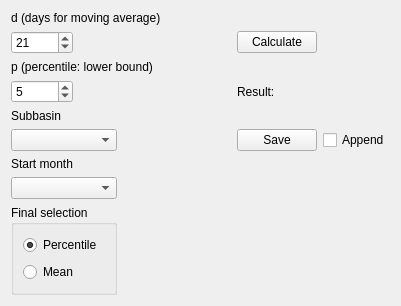
                <widget class="QWidget" name="tab_4">
                 <attribute name="title">
                  <string>dQp</string>
                 </attribute>
                 <layout class="QGridLayout" name="gridLayout_19">
                  <item row="0" column="0" colspan="4">
                   <widget class="QLabel" name="label_18">
                    <property name="text">
                     <string>d (days for moving average)</string>
                    </property>
                   </widget>
                  </item>
                  <item row="1" column="0">
                   <widget class="QSpinBox" name="dQpSpinD">
                    <property name="minimum">
                     <number>2</number>
                    </property>
                    <property name="maximum">
                     <number>365</number>
                    </property>
                    <property name="value">
                     <number>21</number>
                    </property>
                   </widget>
                  </item>
                  <item row="1" column="1" colspan="2">
                   <spacer name="horizontalSpacer_5">
                    <property name="orientation">
                     <enum>Qt::Horizontal</enum>
                    </property>
                    <property name="sizeHint" stdset="0">
                     <size>
                      <width>114</width>
                      <height>22</height>
                     </size>
                    </property>
                   </spacer>
                  </item>
                  <item row="1" column="3" colspan="2">
                   <widget class="QPushButton" name="dQpCalculate">
                    <property name="text">
                     <string>Calculate</string>
                    </property>
                   </widget>
                  </item>
                  <item row="3" column="0">
                   <widget class="QSpinBox" name="dQpSpinP">
                    <property name="toolTip">
                     <string>&lt;!DOCTYPE HTML PUBLIC &quot;-//W3C//DTD HTML 4.0//EN&quot; &quot;http://www.w3.org/TR/REC-html40/strict.dtd&quot;&gt;
&lt;html&gt;&lt;head&gt;&lt;meta name=&quot;qrichtext&quot; content=&quot;1&quot; /&gt;&lt;style type=&quot;text/css&quot;&gt;
p, li { white-space: pre-wrap; }
&lt;/style&gt;&lt;/head&gt;&lt;body style=&quot; font-family:'MS Shell Dlg 2'; font-size:8pt; font-weight:400; font-style:normal;&quot;&gt;
&lt;p style=&quot; margin-top:0px; margin-bottom:0px; margin-left:0px; margin-right:0px; -qt-block-indent:0; text-indent:0px;&quot;&gt;This percentage of the subbasins's outflows will be below the calculated result.&lt;/p&gt;
&lt;p style=&quot;-qt-paragraph-type:empty; margin-top:0px; margin-bottom:0px; margin-left:0px; margin-right:0px; -qt-block-indent:0; text-indent:0px;&quot;&gt;&lt;br /&gt;&lt;/p&gt;&lt;/body&gt;&lt;/html&gt;</string>
                    </property>
                    <property name="maximum">
                     <number>100</number>
                    </property>
                    <property name="value">
                     <number>5</number>
                    </property>
                   </widget>
                  </item>
                  <item row="3" column="1" colspan="2">
                   <spacer name="horizontalSpacer_6">
                    <property name="orientation">
                     <enum>Qt::Horizontal</enum>
                    </property>
                    <property name="sizeHint" stdset="0">
                     <size>
                      <width>114</width>
                      <height>20</height>
                     </size>
                    </property>
                   </spacer>
                  </item>
                  <item row="3" column="3" colspan="3">
                   <widget class="QLabel" name="dQpResult">
                    <property name="text">
                     <string>Result:                 </string>
                    </property>
                   </widget>
                  </item>
                  <item row="4" column="0" colspan="3">
                   <widget class="QLabel" name="label_20">
                    <property name="text">
                     <string>Subbasin</string>
                    </property>
                   </widget>
                  </item>
                  <item row="5" column="0" colspan="2">
                   <widget class="QComboBox" name="dQpSubbasin">
                    <property name="toolTip">
                     <string>Select subbasin.  Watershed outlet is selected initially as default.</string>
                    </property>
                   </widget>
                  </item>
                  <item row="5" column="2">
                   <spacer name="horizontalSpacer_7">
                    <property name="orientation">
                     <enum>Qt::Horizontal</enum>
                    </property>
                    <property name="sizeHint" stdset="0">
                     <size>
                      <width>108</width>
                      <height>22</height>
                     </size>
                    </property>
                   </spacer>
                  </item>
                  <item row="5" column="3" colspan="2">
                   <widget class="QPushButton" name="dQpSave">
                    <property name="toolTip">
                     <string>&lt;!DOCTYPE HTML PUBLIC &quot;-//W3C//DTD HTML 4.0//EN&quot; &quot;http://www.w3.org/TR/REC-html40/strict.dtd&quot;&gt;
&lt;html&gt;&lt;head&gt;&lt;meta name=&quot;qrichtext&quot; content=&quot;1&quot; /&gt;&lt;style type=&quot;text/css&quot;&gt;
p, li { white-space: pre-wrap; }
&lt;/style&gt;&lt;/head&gt;&lt;body style=&quot; font-family:'MS Shell Dlg 2'; font-size:8.25pt; font-weight:400; font-style:normal;&quot;&gt;
&lt;p style=&quot; margin-top:0px; margin-bottom:0px; margin-left:0px; margin-right:0px; -qt-block-indent:0; text-indent:0px;&quot;&gt;&lt;span style=&quot; font-size:8pt;&quot;&gt;Save results in text file.  If file exists and Append is ticked, results are apprnded to existing file.&lt;/span&gt;&lt;/p&gt;&lt;/body&gt;&lt;/html&gt;</string>
                    </property>
                    <property name="text">
                     <string>Save</string>
                    </property>
                   </widget>
                  </item>
                  <item row="5" column="5">
                   <widget class="QCheckBox" name="dQpAppend">
                    <property name="text">
                     <string>Append</string>
                    </property>
                   </widget>
                  </item>
                  <item row="7" column="4" rowspan="5">
                   <spacer name="verticalSpacer_3">
                    <property name="orientation">
                     <enum>Qt::Vertical</enum>
                    </property>
                    <property name="sizeHint" stdset="0">
                     <size>
                      <width>32</width>
                      <height>118</height>
                     </size>
                    </property>
                   </spacer>
                  </item>
                  <item row="6" column="0">
                   <widget class="QLabel" name="label_21">
                    <property name="text">
                     <string>Start month</string>
                    </property>
                   </widget>
                  </item>
                  <item row="7" column="0" colspan="2">
                   <widget class="QComboBox" name="dQpStartMonth">
                    <property name="toolTip">
                     <string>&lt;!DOCTYPE HTML PUBLIC &quot;-//W3C//DTD HTML 4.0//EN&quot; &quot;http://www.w3.org/TR/REC-html40/strict.dtd&quot;&gt;
&lt;html&gt;&lt;head&gt;&lt;meta name=&quot;qrichtext&quot; content=&quot;1&quot; /&gt;&lt;style type=&quot;text/css&quot;&gt;
p, li { white-space: pre-wrap; }
&lt;/style&gt;&lt;/head&gt;&lt;body style=&quot; font-family:'MS Shell Dlg 2'; font-size:8.25pt; font-weight:400; font-style:normal;&quot;&gt;
&lt;p style=&quot; margin-top:0px; margin-bottom:0px; margin-left:0px; margin-right:0px; -qt-block-indent:0; text-indent:0px;&quot;&gt;&lt;span style=&quot; font-size:8pt;&quot;&gt;Result is calculated as mean of figure for each complete year in the chosen period starting at the beginning of  this month.&lt;/span&gt;&lt;/p&gt;&lt;/body&gt;&lt;/html&gt;</string>
                    </property>
                   </widget>
                  </item>
                  <item row="8" column="0" rowspan="4" colspan="2">
                   <widget class="QGroupBox" name="groupBox_2">
                    <property name="title">
                     <string>Final selection</string>
                    </property>
                    <layout class="QGridLayout" name="gridLayout_21">
                     <item row="0" column="0">
                      <widget class="QRadioButton" name="dQpPercentile">
                       <property name="text">
                        <string>Percentile</string>
                       </property>
                       <property name="checked">
                        <bool>true</bool>
                       </property>
                      </widget>
                     </item>
                     <item row="1" column="0">
                      <widget class="QRadioButton" name="dQpMean">
                       <property name="text">
                        <string>Mean</string>
                       </property>
                      </widget>
                     </item>
                    </layout>
                   </widget>
                  </item>
                  <item row="2" column="0" colspan="5">
                   <widget class="QLabel" name="label_19">
                    <property name="text">
                     <string>p (percentile: lower bound)</string>
                    </property>
                   </widget>
                  </item>
                 </layout>
                </widget>
